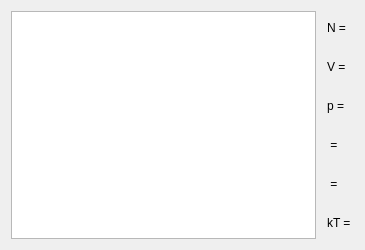
<?xml version="1.0" encoding="UTF-8"?>
<ui version="4.0">
 <class>MainWidget</class>
 <widget class="QWidget" name="MainWidget">
  <property name="geometry">
   <rect>
    <x>0</x>
    <y>0</y>
    <width>365</width>
    <height>250</height>
   </rect>
  </property>
  <property name="windowTitle">
   <string>MainWidget</string>
  </property>
  <layout class="QGridLayout" name="gridLayout">
   <item row="2" column="2">
    <spacer name="horizontalSpacer">
     <property name="orientation">
      <enum>Qt::Horizontal</enum>
     </property>
     <property name="sizeType">
      <enum>QSizePolicy::Fixed</enum>
     </property>
     <property name="sizeHint" stdset="0">
      <size>
       <width>5</width>
       <height>10</height>
      </size>
     </property>
    </spacer>
   </item>
   <item row="2" column="0">
    <widget class="QGraphicsView" name="graphicsView">
     <property name="sizePolicy">
      <sizepolicy hsizetype="MinimumExpanding" vsizetype="MinimumExpanding">
       <horstretch>0</horstretch>
       <verstretch>0</verstretch>
      </sizepolicy>
     </property>
    </widget>
   </item>
   <item row="2" column="3" colspan="4">
    <layout class="QVBoxLayout" name="verticalLayout">
     <item>
      <widget class="QLabel" name="label_1">
       <property name="text">
        <string>N = </string>
       </property>
      </widget>
     </item>
     <item>
      <widget class="QLabel" name="label_2">
       <property name="text">
        <string>V = </string>
       </property>
      </widget>
     </item>
     <item>
      <widget class="QLabel" name="label_3">
       <property name="text">
        <string>p = </string>
       </property>
      </widget>
     </item>
     <item>
      <widget class="QLabel" name="label_4">
       <property name="text">
        <string>&lt;v&gt; = </string>
       </property>
      </widget>
     </item>
     <item>
      <widget class="QLabel" name="label_5">
       <property name="text">
        <string>&lt;E&gt; = </string>
       </property>
      </widget>
     </item>
     <item>
      <widget class="QLabel" name="label_6">
       <property name="text">
        <string>kT = </string>
       </property>
      </widget>
     </item>
    </layout>
   </item>
  </layout>
 </widget>
 <resources/>
 <connections/>
</ui>
